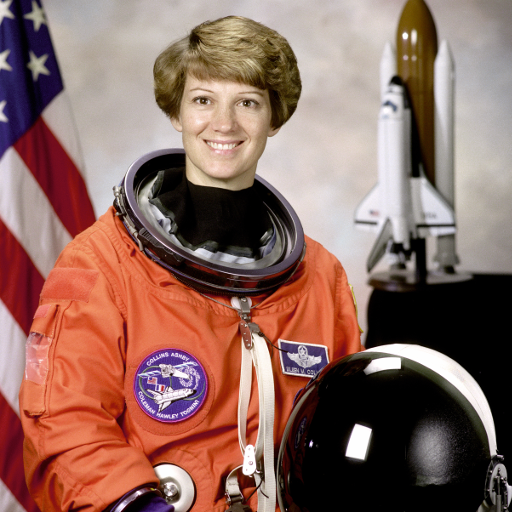
#> input picture skimage.data.astronaut(), 512 x 512 px
$ jupyter execute --allow-errors Laboratorio_mode.ipynb
#> lines starting #> are read from the running program, lines starting #| are printed output that depends on the picture
# 1. Procesamiento y etiquetado de fondos

Vamos a trabajar con imagenes en escala de grises, cada una con dimensiones de 62 x 47 pıxeles.
Para asegurar coherencia, procesaremos las fotografıas de fondo para que compartan estas propiedades.

En total, contamos con 13.233 imagenes de rostros, de las cuales utilizaremos un 90 % para el entrenamiento, dejandonos aproximadamente 11.909 imagenes de rostros para dicho proposito

Con el objetivo de hacer que nuestro conjunto de datos refleje de manera mas precisa la realidad, donde se requerir a detectar rostros en imagenes donde la mayorıa de los parches seran fondos,hemos decidido que por cada rostro en el conjunto de entrenamiento existan 5 fondos, mientras que en el conjunto de prueba este numero se incrementa a 100.

#> (a cell that did not finish here is left out)

## 2. Features HOG

[cell 2]
from skimage import feature, data, color
import matplotlib.pyplot as plt
import numpy as np

#> (a cell that did not finish here is left out)

## 3. Comparacion de modelos

Entre todos los experimentos realizados, seleccionamos los 10 modelos más destacados, principalmente basándonos en sus métricas de Balanced Accuracy y FPR (tasa de falsos positivos).

Dado que nuestra meta es maximizar la detección de caras en un modelo desbalanceado, utilizamos la Balanced Accuracy y, al mismo tiempo, buscamos minimizar los falsos positivos (FPR).

[cell 4]
import pandas as pd
import tabulate

path = './results/results.csv'
#> (the rest of this cell did not finish here and is left out)

## 4. Entrenamiento y evaluación del modelo

[cell 5]
from sklearn.ensemble import  GradientBoostingClassifier
#> (the rest of this cell did not finish here and is left out)

#> (a cell that did not finish here is left out)

[cell 7]
from sklearn.metrics import roc_curve

# Curva ROC y umbral óptimo
fig, ax = plt.subplots(1,2,figsize=(8, 8))

#> (the rest of this cell did not finish here and is left out)

#> (a cell that did not finish here is left out)

### 4.1 Test en la imagen del astronauta

[cell 9]
from skimage.transform import  rescale

# Imagen de prueba
test_image = data.astronaut()
#> test_image is the input picture: shape (512, 512, 3); mean R, G, B 141.6, 105.8, 96.5
test_image = color.rgb2gray(test_image)
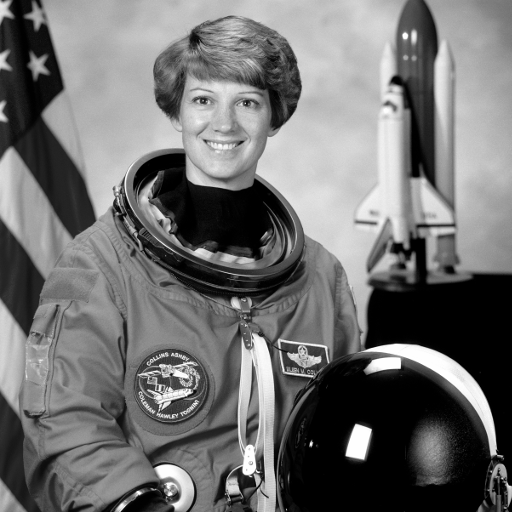
#> test_image: shape (512, 512) float64; min 0, max 1, mean 0.442
test_image = rescale(test_image, 0.5)
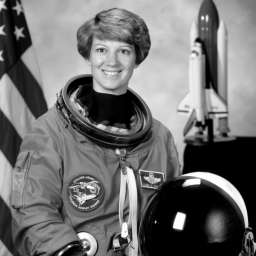
#> test_image: shape (256, 256) float64; min 0, max 0.997, mean 0.442
test_image = test_image[:160, 40:180]
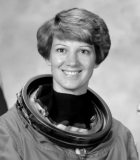
#> test_image: shape (160, 140) float64; min 0, max 0.958, mean 0.542
